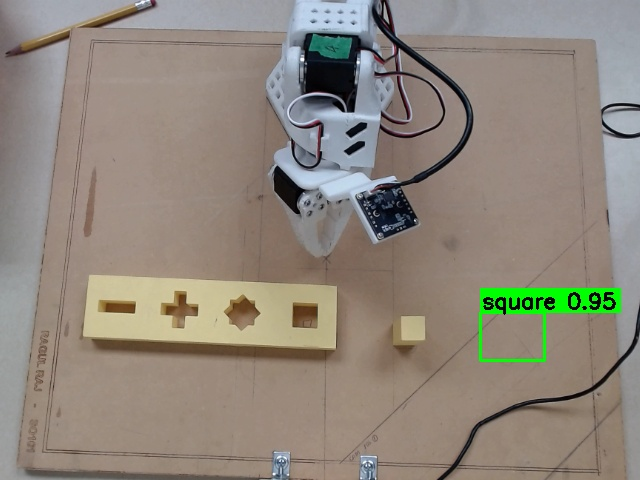
#> input picture frame.jpg, 640 x 480 px, given in place of the camera
$ python preview_clahe.py
#> lines starting #> are read from the running program, lines starting #| are printed output that depends on the picture; after the words box and inside, x2 and y2 are one past the last pixel; in counts of white or black regions, pixels touching at a corner belong together
#> in read_frame, frame is the input picture: shape (480, 640, 3); mean B, G, R 123.6, 134.7, 143.2
"""
Interactive CLAHE preview for two cameras (overhead + gripper).

Shows raw vs CLAHE side-by-side for each camera with live trackbars
so you can tune clip_limit and tile_grid_size before committing to
adding CLAHE to the processing pipeline.

Usage:
    python scripts/preview_clahe.py
    python scripts/preview_clahe.py --overhead 0 --gripper 2
    python scripts/preview_clahe.py --overhead /dev/video0 --gripper /dev/video2
    python scripts/preview_clahe.py --width 640 --height 480 --fps 30

Controls:
    q          quit
    s          save a screenshot of the current view
    CLIP       trackbar — CLAHE clip limit * 10  (so 20 = clip_limit 2.0)
    TILE       trackbar — CLAHE tile grid size
"""

import argparse
import time
from pathlib import Path

import cv2
import numpy as np

WINDOW = "CLAHE Preview  [q=quit  s=save]"
TRACKBAR_CLIP = "Clip x10"
TRACKBAR_TILE = "Tile grid"

LABEL_FONT = cv2.FONT_HERSHEY_SIMPLEX
LABEL_SCALE = 0.55
LABEL_THICKNESS = 1
LABEL_COLOR = (255, 255, 255)
LABEL_SHADOW = (0, 0, 0)


def apply_clahe(bgr: np.ndarray, clip_limit: float, tile_grid_size: int) -> np.ndarray:
#> called with clip_limit = 2, tile_grid_size = 8
    lab = cv2.cvtColor(bgr, cv2.COLOR_BGR2LAB)
#> lab: shape (360, 480, 3); mean of channels 0, 1, 2 144.2, 129.9, 135.1
    clahe = cv2.createCLAHE(clipLimit=clip_limit, tileGridSize=(tile_grid_size, tile_grid_size))
    lab[:, :, 0] = clahe.apply(lab[:, :, 0])
#> lab: shape (360, 480, 3); mean of channels 0, 1, 2 149.3, 129.9, 135.1
    return cv2.cvtColor(lab, cv2.COLOR_LAB2BGR)
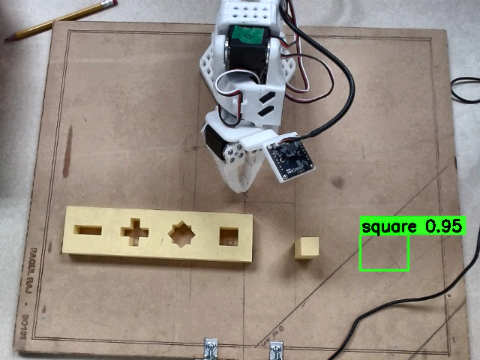
#> returned value: shape (360, 480, 3); mean B, G, R 129.1, 140.2, 149


def label(img: np.ndarray, text: str) -> np.ndarray:
#> called with text = 'overhead — raw'
    img = img.copy()
    (tw, th), _ = cv2.getTextSize(text, LABEL_FONT, LABEL_SCALE, LABEL_THICKNESS)
    x, y = 8, th + 8
    cv2.putText(img, text, (x + 1, y + 1), LABEL_FONT, LABEL_SCALE, LABEL_SHADOW, LABEL_THICKNESS + 1)
    cv2.putText(img, text, (x, y), LABEL_FONT, LABEL_SCALE, LABEL_COLOR, LABEL_THICKNESS)
    return img


def open_camera(index_or_path: str | int, width: int, height: int, fps: int) -> cv2.VideoCapture:
    cap = cv2.VideoCapture(index_or_path)
    if not cap.isOpened():
        raise RuntimeError(f"Cannot open camera: {index_or_path}")
    cap.set(cv2.CAP_PROP_FRAME_WIDTH, width)
    cap.set(cv2.CAP_PROP_FRAME_HEIGHT, height)
    cap.set(cv2.CAP_PROP_FPS, fps)
    return cap


def read_frame(cap: cv2.VideoCapture, name: str) -> np.ndarray | None:
    ok, frame = cap.read()
    if not ok or frame is None:
        print(f"[warn] failed to read from {name}")
        return None
    return frame


def build_panel(
    overhead_raw: np.ndarray | None,
    gripper_raw: np.ndarray | None,
    clip_limit: float,
    tile_grid_size: int,
    fps: float,
    display_w: int,
    display_h: int,
) -> np.ndarray:
    placeholder = np.zeros((display_h, display_w, 3), dtype=np.uint8)
    cv2.putText(placeholder, "No signal", (10, display_h // 2), LABEL_FONT, 1.0, (80, 80, 80), 2)

    def make_pair(raw: np.ndarray | None, cam_name: str):
        if raw is None:
            return np.hstack([placeholder, placeholder])
        resized = cv2.resize(raw, (display_w, display_h))
        processed = apply_clahe(resized, clip_limit, tile_grid_size)
        left = label(resized, f"{cam_name} — raw")
        right = label(
            processed, f"{cam_name} — CLAHE  clip={clip_limit:.1f}  tile={tile_grid_size}x{tile_grid_size}"
        )
#> call 2 of label, with text = 'overhead — CLAHE  clip=2.0  tile=8x8'
#> in label (call 2), `cv2.putText(img, text, (x, y), LABEL_FONT, LABEL_SCALE, LABEL_COLOR, L..`:
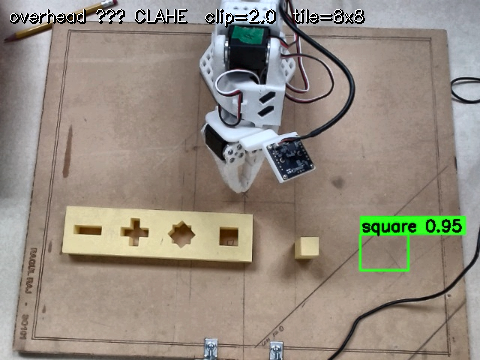
#> img: shape (360, 480, 3); mean of channels 0, 1, 2 127.7, 138.9, 147.7; drawn as B, G, R
        return np.hstack([left, right])
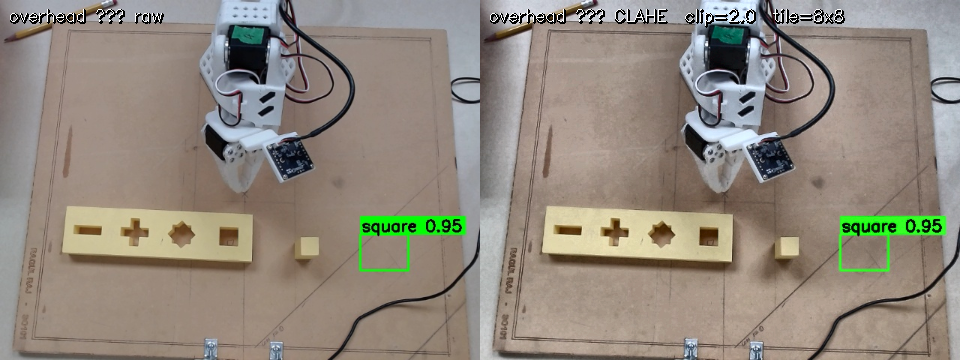
#> returned value: shape (360, 960, 3); mean of channels 0, 1, 2 125.4, 136.6, 145.2; drawn as B, G, R

    top = make_pair(overhead_raw, "overhead")
    bot = make_pair(gripper_raw, "gripper")
#> call 4 of label, with text = 'gripper — CLAHE  clip=2.0  tile=8x8'
#> in label (call 4), `cv2.putText(img, text, (x, y), LABEL_FONT, LABEL_SCALE, LABEL_COLOR, L..`:
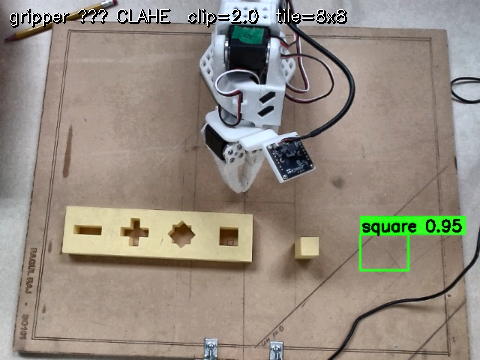
#> img: shape (360, 480, 3); mean of channels 0, 1, 2 127.9, 139.1, 147.8; drawn as B, G, R

    panel = np.vstack([top, bot])
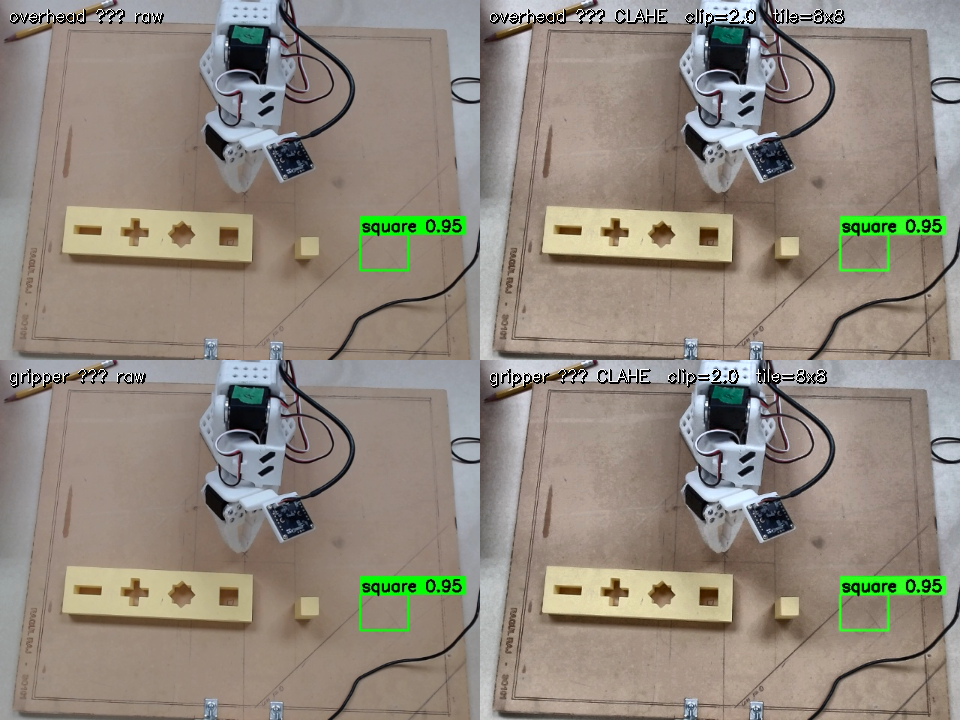
#> panel: shape (720, 960, 3); mean B, G, R 125.5, 136.6, 145.2

    fps_text = f"FPS: {fps:.1f}"
    cv2.putText(panel, fps_text, (panel.shape[1] - 110, 24), LABEL_FONT, 0.6, LABEL_SHADOW, 2)
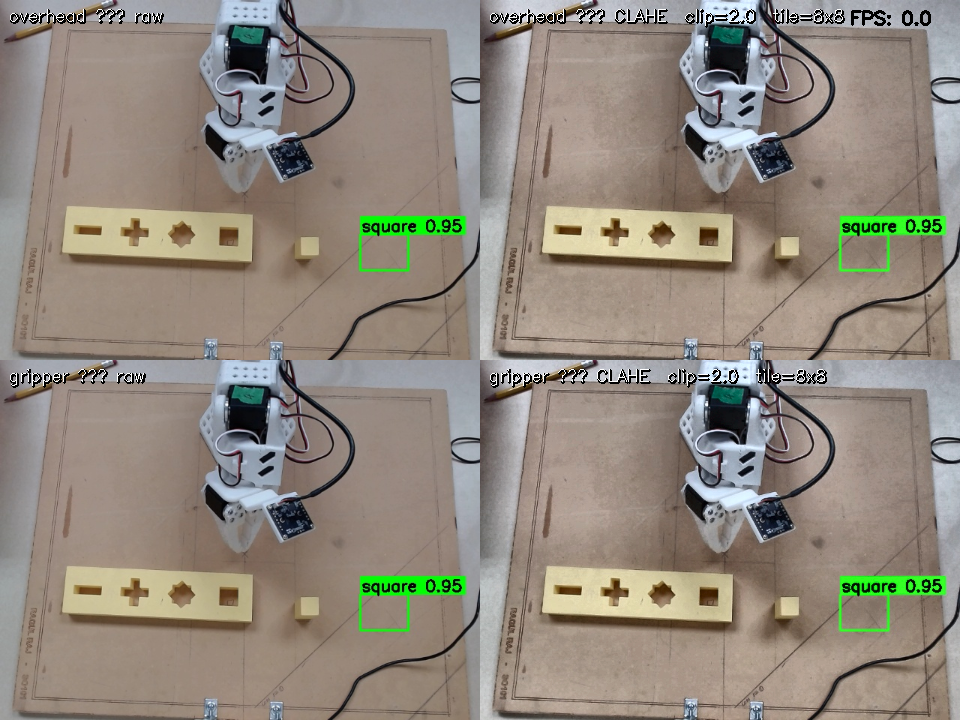
#> panel: shape (720, 960, 3); 0.08% of pixels changed, all inside (x1, y1, x2, y2) = (851, 10, 931, 26)
    cv2.putText(panel, fps_text, (panel.shape[1] - 111, 23), LABEL_FONT, 0.6, (0, 255, 120), 1)
#> panel: shape (720, 960, 3); 0.02% of pixels changed, all inside (x1, y1, x2, y2) = (851, 10, 929, 24)

    return panel


def main():
    parser = argparse.ArgumentParser(description="CLAHE live preview — overhead + gripper cameras")
    parser.add_argument(
        "--overhead", default=0, help="Overhead camera index or /dev/videoN path (default: 0)"
    )
    parser.add_argument("--gripper", default=1, help="Gripper camera index or /dev/videoN path (default: 1)")
    parser.add_argument("--width", type=int, default=640)
    parser.add_argument("--height", type=int, default=480)
    parser.add_argument("--fps", type=int, default=30)
    parser.add_argument(
        "--display-width", type=int, default=480, help="Width of each camera panel (default: 480)"
    )
    parser.add_argument(
        "--display-height", type=int, default=360, help="Height of each camera panel (default: 360)"
    )
    parser.add_argument("--clip", type=float, default=2.0, help="Initial CLAHE clip limit (default: 2.0)")
    parser.add_argument("--tile", type=int, default=8, help="Initial CLAHE tile grid size (default: 8)")
    parser.add_argument("--save-dir", default=".", help="Directory for saved screenshots")
    args = parser.parse_args()

    # Parse camera args — allow int or string paths
    def parse_cam_arg(val):
        try:
            return int(val)
        except ValueError:
            return val

    overhead_idx = parse_cam_arg(args.overhead)
    gripper_idx = parse_cam_arg(args.gripper)

    print(f"Opening overhead camera: {overhead_idx}")
    print(f"Opening gripper  camera: {gripper_idx}")

    try:
        cap_overhead = open_camera(overhead_idx, args.width, args.height, args.fps)
    except RuntimeError as e:
        print(f"[error] {e}")
        cap_overhead = None

    try:
        cap_gripper = open_camera(gripper_idx, args.width, args.height, args.fps)
    except RuntimeError as e:
        print(f"[error] {e}")
        cap_gripper = None

    if cap_overhead is None and cap_gripper is None:
        print("No cameras available. Exiting.")
        return

    cv2.namedWindow(WINDOW, cv2.WINDOW_NORMAL)
    panel_w = args.display_width * 2  # raw + clahe side by side
    panel_h = args.display_height * 2  # overhead + gripper stacked
    cv2.resizeWindow(WINDOW, panel_w, panel_h)

    # Trackbars: clip stored as integer * 10 so we get one decimal place
    clip_init = max(1, int(args.clip * 10))
    cv2.createTrackbar(TRACKBAR_CLIP, WINDOW, clip_init, 200, lambda _: None)
    cv2.createTrackbar(TRACKBAR_TILE, WINDOW, max(2, args.tile), 32, lambda _: None)

    save_dir = Path(args.save_dir)
    save_dir.mkdir(parents=True, exist_ok=True)

    frame_times: list[float] = []
    fps_display = 0.0

    print("Preview running — press 'q' to quit, 's' to save screenshot")

    while True:
        t0 = time.perf_counter()

        clip_raw = cv2.getTrackbarPos(TRACKBAR_CLIP, WINDOW)
        tile_raw = cv2.getTrackbarPos(TRACKBAR_TILE, WINDOW)
        clip_limit = max(0.1, clip_raw / 10.0)
        tile_grid_size = max(2, tile_raw)

        overhead_frame = read_frame(cap_overhead, "overhead") if cap_overhead else None
        gripper_frame = read_frame(cap_gripper, "gripper") if cap_gripper else None

        panel = build_panel(
            overhead_frame,
            gripper_frame,
            clip_limit,
            tile_grid_size,
            fps_display,
            args.display_width,
            args.display_height,
        )

        cv2.imshow(WINDOW, panel)

        key = cv2.waitKey(1) & 0xFF
#> (key q is pressed here)
        if key == ord("q"):
            break
        if key == ord("s"):
            ts = time.strftime("%Y%m%d_%H%M%S")
            path = save_dir / f"clahe_preview_{ts}.png"
            cv2.imwrite(str(path), panel)
            print(f"Screenshot saved: {path}")

        t1 = time.perf_counter()
        frame_times.append(t1 - t0)
        if len(frame_times) > 30:
            frame_times.pop(0)
        fps_display = 1.0 / (sum(frame_times) / len(frame_times)) if frame_times else 0.0

    if cap_overhead:
        cap_overhead.release()
    if cap_gripper:
        cap_gripper.release()
    cv2.destroyAllWindows()
    print("Done.")


if __name__ == "__main__":
    main()
